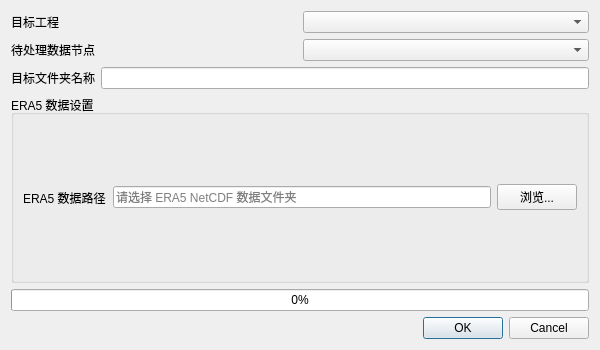
<?xml version="1.0" encoding="UTF-8"?>
<ui version="4.0">
 <class>TroposphericCorrection</class>
 <widget class="QWidget" name="TroposphericCorrection">
  <property name="geometry">
   <rect>
    <x>0</x>
    <y>0</y>
    <width>600</width>
    <height>350</height>
   </rect>
  </property>
  <property name="minimumSize">
   <size>
    <width>600</width>
    <height>0</height>
   </size>
  </property>
  <property name="windowTitle">
   <string>ERA5 对流层校正</string>
  </property>
  <property name="windowIcon">
   <iconset resource="../resources/SatExplorer.qrc">
    <normaloff>:/SatExplorer/icon/InSARapp.ico</normaloff>:/SatExplorer/icon/InSARapp.ico</iconset>
  </property>
  <layout class="QVBoxLayout" name="verticalLayout">
   <item>
    <layout class="QHBoxLayout" name="horizontalLayout_project">
     <item>
      <widget class="QLabel" name="projectlabel">
       <property name="text">
        <string>目标工程</string>
       </property>
      </widget>
     </item>
     <item>
      <widget class="QComboBox" name="comboBox"/>
     </item>
    </layout>
   </item>
   <item>
    <layout class="QHBoxLayout" name="horizontalLayout_node">
     <item>
      <widget class="QLabel" name="Inputlabel">
       <property name="text">
        <string>待处理数据节点</string>
       </property>
      </widget>
     </item>
     <item>
      <widget class="QComboBox" name="comboBox_2"/>
     </item>
    </layout>
   </item>
   <item>
    <layout class="QHBoxLayout" name="horizontalLayout_filename">
     <item>
      <widget class="QLabel" name="label_filename">
       <property name="text">
        <string>目标文件夹名称</string>
       </property>
      </widget>
     </item>
     <item>
      <widget class="QLineEdit" name="file_name"/>
     </item>
    </layout>
   </item>
   <item>
    <widget class="QGroupBox" name="ParamsGroupBox">
     <property name="title">
      <string>ERA5 数据设置</string>
     </property>
     <layout class="QHBoxLayout" name="horizontalLayout_era5">
      <item>
       <widget class="QLabel" name="label_era5dir">
        <property name="text">
         <string>ERA5 数据路径</string>
        </property>
       </widget>
      </item>
      <item>
       <widget class="QLineEdit" name="lineEdit_era5dir">
        <property name="placeholderText">
         <string>请选择 ERA5 NetCDF 数据文件夹</string>
        </property>
        <property name="readOnly">
         <bool>true</bool>
        </property>
       </widget>
      </item>
      <item>
       <widget class="QPushButton" name="pushButton_era5dir">
        <property name="text">
         <string>浏览...</string>
        </property>
       </widget>
      </item>
     </layout>
    </widget>
   </item>
   <item>
    <widget class="QProgressBar" name="progressBar">
     <property name="value">
      <number>0</number>
     </property>
    </widget>
   </item>
   <item>
    <widget class="QDialogButtonBox" name="buttonBox">
     <property name="standardButtons">
      <set>QDialogButtonBox::Cancel|QDialogButtonBox::Ok</set>
     </property>
    </widget>
   </item>
  </layout>
 </widget>
 <resources>
  <include location="../resources/SatExplorer.qrc"/>
 </resources>
 <connections/>
</ui>
